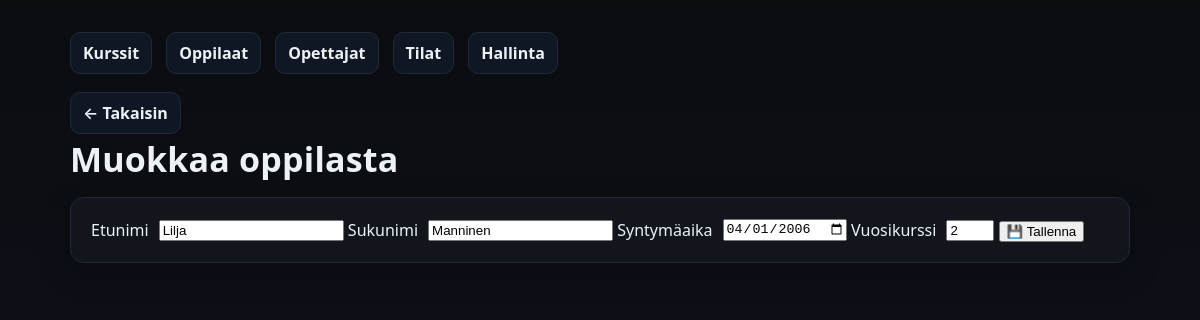
Page /kurssienhallinta/add_edit_oppilas.php?id=9 on the committed database.
### tables this page shows
CREATE TABLE `oppilaat` (
  `oppilas_id` int(11) NOT NULL,
  `etunimi` varchar(50) NOT NULL,
  `sukunimi` varchar(50) NOT NULL,
  `syntymaaika` date NOT NULL,
  `vuosikurssi` int(11) NOT NULL
);

### kurssienhallinta/add_edit_oppilas.php (the view, shortened to what this page needs)
<?php
function dateForInput($date) {
    return date("Y-m-d", strtotime($date));
}
$pdo = getPDO();
$oppilas = [
  'oppilas_id' => null,
  'etunimi' => '',
  'sukunimi' => '',
  'syntymaaika' => '',
  'vuosikurssi' => ''
];
if (isset($_GET['id'])) {
  $stmt = $pdo->prepare("SELECT * FROM oppilaat WHERE oppilas_id=?");
  $stmt->execute([$_GET['id']]);
  $oppilas = $stmt->fetch() ?: $oppilas;
}
?>
<!doctype html>
<html lang="fi">
<head>
  <link rel="stylesheet" href="styles.css">
</head>
<body>
  <div class="container">
    <div class="nav">
      <a href="index.php">Kurssit</a>
      <a href="oppilaat.php" class="active">Oppilaat</a>
      <a href="opettajat.php">Opettajat</a>
      <a href="tilat.php">Tilat</a>
      <a href="admin.php">Hallinta</a>
    </div>
    <a href="oppilaat.php" class="back">← Takaisin</a>
    <h1 class="page-title">
      <?= $oppilas['oppilas_id'] ? 'Muokkaa oppilasta' : 'Lisää uusi oppilas' ?>
    </h1>
    <form method="post" class="card form">
      <label>Etunimi
        <input type="text" name="etunimi" value="<?= htmlspecialchars($oppilas['etunimi']) ?>" required>
      </label>
      <label>Sukunimi
        <input type="text" name="sukunimi" value="<?= htmlspecialchars($oppilas['sukunimi']) ?>" required>
      </label>
      <label>Syntymäaika
        <input type="date" name="syntymaaika" value="<?= dateForInput($oppilas['syntymaaika']) ?>" required>
      </label>
      <label>Vuosikurssi
        <input type="number" min="1" max="3" name="vuosikurssi" value="<?= htmlspecialchars($oppilas['vuosikurssi']) ?>" required>
      </label>
      <button class="button">💾 Tallenna</button>
    </form>
  </div>
</body>
</html>

### kurssienhallinta/styles.css (style rules this page uses)
:root { --bg:#0b0c10; --card:#12151b; --muted:#98a2b3; --text:#edf2f7; --accent:#6ea8fe; --danger:#ef4444; --border:#1f2937; }
* { box-sizing:border-box }
html,body { height:100% }
body { margin:0; font:16px/1.5 system-ui,-apple-system,Segoe UI,Roboto,Ubuntu,'Helvetica Neue',Arial; background:linear-gradient(180deg,#0b0c10 0%, #0f1420 100%); color:var(--text); }
.container { max-width:1100px;margin:32px auto;padding:0 20px }
.card { background:var(--card); border:1px solid var(--border); border-radius:14px; padding:20px; box-shadow:0 10px 30px rgba(0,0,0,.25); }
.page-title { margin:0 0 12px; font-size:clamp(24px,3.2vw,34px); letter-spacing:.2px; }
.nav { display:flex;gap:14px;flex-wrap:wrap;margin:0 0 18px }
.nav a,.back { color:var(--text); text-decoration:none; background:#0f1724; border:1px solid var(--border); padding:8px 12px;border-radius:10px; transition:all .15s ease; }
.back { display:inline-flex;align-items:center;gap:8px }
label { display:inline-flex;gap:10px;align-items:center }
a { color: #7dd3fc; text-decoration: none; font-weight: 600; transition: color .15s ease; }

### rows in the picture
oppilaat: etunimi "Lilja", sukunimi "Manninen", syntymaaika "04/01/2006", vuosikurssi "2"
